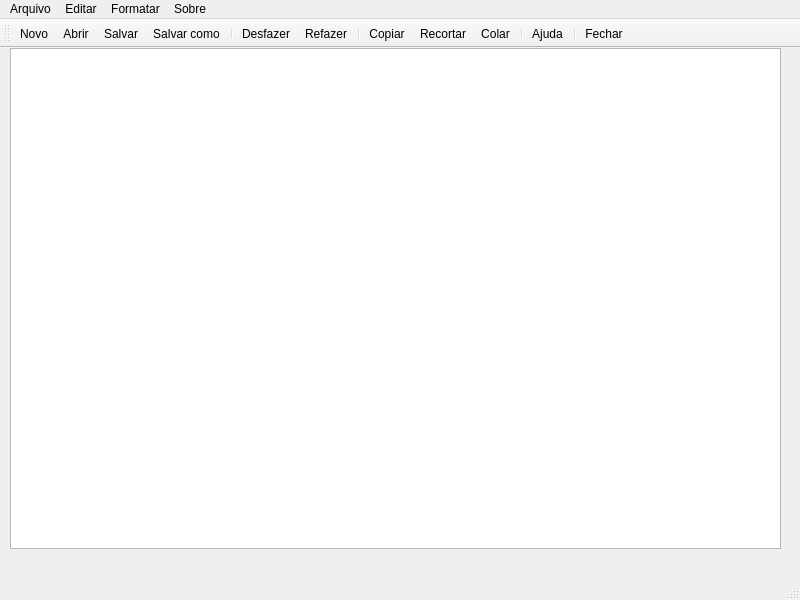
<?xml version="1.0" encoding="UTF-8"?>
<ui version="4.0">
 <class>Notepad</class>
 <widget class="QMainWindow" name="Notepad">
  <property name="geometry">
   <rect>
    <x>0</x>
    <y>0</y>
    <width>800</width>
    <height>600</height>
   </rect>
  </property>
  <property name="windowTitle">
   <string>Notepad</string>
  </property>
  <widget class="QWidget" name="centralwidget">
   <widget class="QTextEdit" name="textEdit">
    <property name="geometry">
     <rect>
      <x>10</x>
      <y>0</y>
      <width>771</width>
      <height>501</height>
     </rect>
    </property>
   </widget>
  </widget>
  <widget class="QMenuBar" name="menubar">
   <property name="geometry">
    <rect>
     <x>0</x>
     <y>0</y>
     <width>800</width>
     <height>25</height>
    </rect>
   </property>
   <widget class="QMenu" name="menuArquivo">
    <property name="title">
     <string>Arquivo</string>
    </property>
    <addaction name="actionNovo"/>
    <addaction name="actionAbrir"/>
    <addaction name="separator"/>
    <addaction name="actionSalvar"/>
    <addaction name="actionSalvar_como"/>
    <addaction name="separator"/>
    <addaction name="actionImprimir"/>
    <addaction name="actionExportar"/>
    <addaction name="separator"/>
    <addaction name="actionFechar"/>
   </widget>
   <widget class="QMenu" name="menuEditar">
    <property name="title">
     <string>Editar</string>
    </property>
    <addaction name="actionDesfazer"/>
    <addaction name="actionRefazer"/>
    <addaction name="separator"/>
    <addaction name="actionCopiar"/>
    <addaction name="actionRecortar"/>
    <addaction name="actionColar"/>
   </widget>
   <widget class="QMenu" name="menuSobre">
    <property name="title">
     <string>Sobre</string>
    </property>
    <addaction name="actionAjuda"/>
   </widget>
   <widget class="QMenu" name="menuFormatar">
    <property name="title">
     <string>Formatar</string>
    </property>
    <addaction name="actionFonte"/>
    <addaction name="actionCor"/>
    <addaction name="actionCor_de_Fundo"/>
   </widget>
   <addaction name="menuArquivo"/>
   <addaction name="menuEditar"/>
   <addaction name="menuFormatar"/>
   <addaction name="menuSobre"/>
  </widget>
  <widget class="QStatusBar" name="statusbar"/>
  <widget class="QToolBar" name="toolBar">
   <property name="windowTitle">
    <string>toolBar</string>
   </property>
   <attribute name="toolBarArea">
    <enum>TopToolBarArea</enum>
   </attribute>
   <attribute name="toolBarBreak">
    <bool>false</bool>
   </attribute>
   <addaction name="actionNovo"/>
   <addaction name="actionAbrir"/>
   <addaction name="actionSalvar"/>
   <addaction name="actionSalvar_como"/>
   <addaction name="separator"/>
   <addaction name="actionDesfazer"/>
   <addaction name="actionRefazer"/>
   <addaction name="separator"/>
   <addaction name="actionCopiar"/>
   <addaction name="actionRecortar"/>
   <addaction name="actionColar"/>
   <addaction name="separator"/>
   <addaction name="actionAjuda"/>
   <addaction name="separator"/>
   <addaction name="actionFechar"/>
  </widget>
  <action name="actionAbrir">
   <property name="icon">
    <iconset resource="Resource.qrc">
     <normaloff>:/icons/resource/icons/icons8-abrir-pasta-16.png</normaloff>:/icons/resource/icons/icons8-abrir-pasta-16.png</iconset>
   </property>
   <property name="text">
    <string>Abrir</string>
   </property>
  </action>
  <action name="actionSalvar">
   <property name="icon">
    <iconset resource="Resource.qrc">
     <normaloff>:/icons/resource/icons/icons8-salvarc-16 - Copia.png</normaloff>:/icons/resource/icons/icons8-salvarc-16 - Copia.png</iconset>
   </property>
   <property name="text">
    <string>Salvar</string>
   </property>
  </action>
  <action name="actionSalvar_como">
   <property name="icon">
    <iconset resource="Resource.qrc">
     <normaloff>:/icons/resource/icons/icons8-salvar-16.png</normaloff>:/icons/resource/icons/icons8-salvar-16.png</iconset>
   </property>
   <property name="text">
    <string>Salvar como</string>
   </property>
  </action>
  <action name="actionDesfazer">
   <property name="icon">
    <iconset resource="Resource.qrc">
     <normaloff>:/icons/resource/icons/icons8-desfazer-16.png</normaloff>:/icons/resource/icons/icons8-desfazer-16.png</iconset>
   </property>
   <property name="text">
    <string>Desfazer</string>
   </property>
  </action>
  <action name="actionRefazer">
   <property name="icon">
    <iconset resource="Resource.qrc">
     <normaloff>:/icons/resource/icons/icons8-refazer-16.png</normaloff>:/icons/resource/icons/icons8-refazer-16.png</iconset>
   </property>
   <property name="text">
    <string>Refazer</string>
   </property>
  </action>
  <action name="actionCopiar">
   <property name="icon">
    <iconset resource="Resource.qrc">
     <normaloff>:/icons/resource/icons/icons8-colar-16.png</normaloff>:/icons/resource/icons/icons8-colar-16.png</iconset>
   </property>
   <property name="text">
    <string>Copiar</string>
   </property>
  </action>
  <action name="actionColar">
   <property name="icon">
    <iconset resource="Resource.qrc">
     <normaloff>:/icons/resource/icons/icons8-colar-16.png</normaloff>:/icons/resource/icons/icons8-colar-16.png</iconset>
   </property>
   <property name="text">
    <string>Colar</string>
   </property>
  </action>
  <action name="actionRecortar">
   <property name="icon">
    <iconset resource="Resource.qrc">
     <normaloff>:/icons/resource/icons/icons8-recortar-16.png</normaloff>:/icons/resource/icons/icons8-recortar-16.png</iconset>
   </property>
   <property name="text">
    <string>Recortar</string>
   </property>
  </action>
  <action name="actionAjuda">
   <property name="icon">
    <iconset resource="Resource.qrc">
     <normaloff>:/icons/resource/icons/icons8-sobre-16.png</normaloff>:/icons/resource/icons/icons8-sobre-16.png</iconset>
   </property>
   <property name="text">
    <string>Ajuda</string>
   </property>
  </action>
  <action name="actionFechar">
   <property name="icon">
    <iconset resource="Resource.qrc">
     <normaloff>:/icons/resource/icons/icons8-fechar-16.png</normaloff>:/icons/resource/icons/icons8-fechar-16.png</iconset>
   </property>
   <property name="text">
    <string>Fechar</string>
   </property>
  </action>
  <action name="actionNovo">
   <property name="icon">
    <iconset resource="Resource.qrc">
     <normaloff>:/icons/resource/icons/icons8-nova-pasta-16.png</normaloff>:/icons/resource/icons/icons8-nova-pasta-16.png</iconset>
   </property>
   <property name="text">
    <string>Novo</string>
   </property>
  </action>
  <action name="actionFonte">
   <property name="icon">
    <iconset resource="Resource.qrc">
     <normaloff>:/icons/resource/icons/icons8-texto-16.png</normaloff>:/icons/resource/icons/icons8-texto-16.png</iconset>
   </property>
   <property name="text">
    <string>Fonte</string>
   </property>
  </action>
  <action name="actionCor">
   <property name="icon">
    <iconset resource="Resource.qrc">
     <normaloff>:/icons/resource/icons/icons8-cor-16.png</normaloff>:/icons/resource/icons/icons8-cor-16.png</iconset>
   </property>
   <property name="text">
    <string>Cor de Texto</string>
   </property>
  </action>
  <action name="actionCor_de_Fundo">
   <property name="icon">
    <iconset resource="Resource.qrc">
     <normaloff>:/icons/resource/icons/icons8-corfundo-16.png</normaloff>:/icons/resource/icons/icons8-corfundo-16.png</iconset>
   </property>
   <property name="text">
    <string>Cor de Fundo</string>
   </property>
  </action>
  <action name="actionImprimir">
   <property name="icon">
    <iconset resource="Resource.qrc">
     <normaloff>:/icons/resource/icons/icons8-impressora-16.png</normaloff>:/icons/resource/icons/icons8-impressora-16.png</iconset>
   </property>
   <property name="text">
    <string>Imprimir</string>
   </property>
  </action>
  <action name="actionExportar">
   <property name="text">
    <string>Exportar</string>
   </property>
  </action>
 </widget>
 <resources>
  <include location="Resource.qrc"/>
 </resources>
 <connections/>
</ui>
